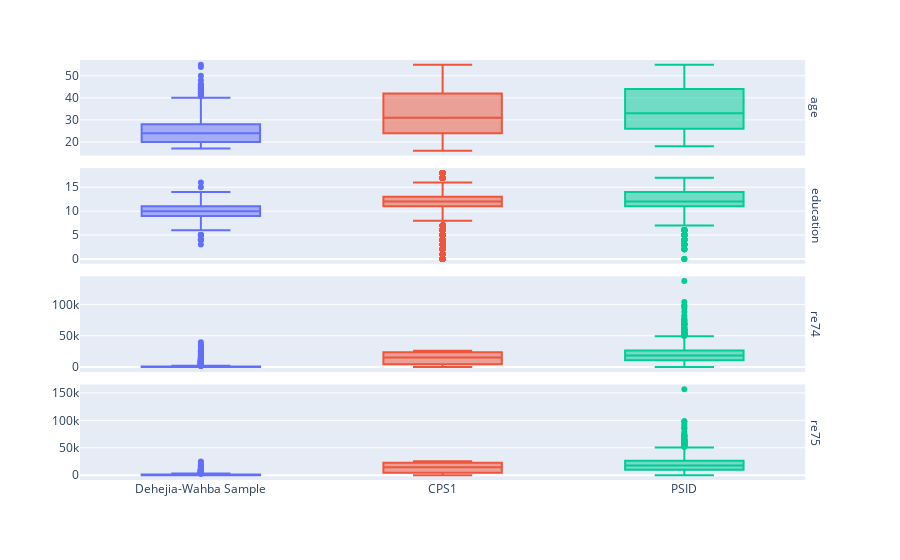

Notebook source saved alongside this figure:
### Code cell
(
    pd.concat([rct_data,observational_data])
    .pipe(pu.continuous_variables_to_boxplot_format, population_assign, continuous_col_list=lalonde_continuous_variables)
    .pipe(pu.adjusted_boxplot_per_groups, population_assign)
)

### Figure 1 — Plotly figure (JSON) as saved in the notebook; plotly's stock layout.template omitted (floating-point values rounded to 4 significant figures; data arrays with more than 128 entries replaced by an {"elided": "..."} marker saying what was removed)
{"data": [{"alignmentgroup": "True", "hovertemplate": "data_id=%{x}<br>variable=age<br>value=%{y}<extra></extra>", "legendgroup": "Dehejia-Wahba Sample", "marker": {"color": "#636efa"}, "name": "Dehejia-Wahba Sample", "notched": false, "offsetgroup": "Dehejia-Wahba Sample", "orientation": "v", "showlegend": true, "type": "box", "x": {"elided": "445 str values"}, "x0": " ", "xaxis": "x4", "y": {"elided": "445 int values"}, "y0": " ", "yaxis": "y4"}, {"alignmentgroup": "True", "hovertemplate": "data_id=%{x}<br>variable=education<br>value=%{y}<extra></extra>", "legendgroup": "Dehejia-Wahba Sample", "marker": {"color": "#636efa"}, "name": "Dehejia-Wahba Sample", "notched": false, "offsetgroup": "Dehejia-Wahba Sample", "orientation": "v", "showlegend": false, "type": "box", "x": {"elided": "445 str values"}, "x0": " ", "xaxis": "x3", "y": {"elided": "445 int values"}, "y0": " ", "yaxis": "y3"}, {"alignmentgroup": "True", "hovertemplate": "data_id=%{x}<br>variable=re74<br>value=%{y}<extra></extra>", "legendgroup": "Dehejia-Wahba Sample", "marker": {"color": "#636efa"}, "name": "Dehejia-Wahba Sample", "notched": false, "offsetgroup": "Dehejia-Wahba Sample", "orientation": "v", "showlegend": false, "type": "box", "x": {"elided": "445 str values"}, "x0": " ", "xaxis": "x2", "y": {"elided": "445 float values"}, "y0": " ", "yaxis": "y2"}, {"alignmentgroup": "True", "hovertemplate": "data_id=%{x}<br>variable=re75<br>value=%{y}<extra></extra>", "legendgroup": "Dehejia-Wahba Sample", "marker": {"color": "#636efa"}, "name": "Dehejia-Wahba Sample", "notched": false, "offsetgroup": "Dehejia-Wahba Sample", "orientation": "v", "showlegend": false, "type": "box", "x": {"elided": "445 str values"}, "x0": " ", "xaxis": "x", "y": {"elided": "445 float values"}, "y0": " ", "yaxis": "y"}, {"alignmentgroup": "True", "hovertemplate": "data_id=%{x}<br>variable=age<br>value=%{y}<extra></extra>", "legendgroup": "CPS1", "marker": {"color": "#EF553B"}, "name": "CPS1", "notched": false, "offsetgroup": "CPS1", "orientation": "v", "showlegend": true, "type": "box", "x": {"elided": "15992 str values"}, "x0": " ", "xaxis": "x4", "y": {"elided": "15992 int values"}, "y0": " ", "yaxis": "y4"}, {"alignmentgroup": "True", "hovertemplate": "data_id=%{x}<br>variable=education<br>value=%{y}<extra></extra>", "legendgroup": "CPS1", "marker": {"color": "#EF553B"}, "name": "CPS1", "notched": false, "offsetgroup": "CPS1", "orientation": "v", "showlegend": false, "type": "box", "x": {"elided": "15992 str values"}, "x0": " ", "xaxis": "x3", "y": {"elided": "15992 int values"}, "y0": " ", "yaxis": "y3"}, {"alignmentgroup": "True", "hovertemplate": "data_id=%{x}<br>variable=re74<br>value=%{y}<extra></extra>", "legendgroup": "CPS1", "marker": {"color": "#EF553B"}, "name": "CPS1", "notched": false, "offsetgroup": "CPS1", "orientation": "v", "showlegend": false, "type": "box", "x": {"elided": "15992 str values"}, "x0": " ", "xaxis": "x2", "y": {"elided": "15992 float values"}, "y0": " ", "yaxis": "y2"}, {"alignmentgroup": "True", "hovertemplate": "data_id=%{x}<br>variable=re75<br>value=%{y}<extra></extra>", "legendgroup": "CPS1", "marker": {"color": "#EF553B"}, "name": "CPS1", "notched": false, "offsetgroup": "CPS1", "orientation": "v", "showlegend": false, "type": "box", "x": {"elided": "15992 str values"}, "x0": " ", "xaxis": "x", "y": {"elided": "15992 float values"}, "y0": " ", "yaxis": "y"}, {"alignmentgroup": "True", "hovertemplate": "data_id=%{x}<br>variable=age<br>value=%{y}<extra></extra>", "legendgroup": "PSID", "marker": {"color": "#00cc96"}, "name": "PSID", "notched": false, "offsetgroup": "PSID", "orientation": "v", "showlegend": true, "type": "box", "x": {"elided": "2490 str values"}, "x0": " ", "xaxis": "x4", "y": {"elided": "2490 int values"}, "y0": " ", "yaxis": "y4"}, {"alignmentgroup": "True", "hovertemplate": "data_id=%{x}<br>variable=education<br>value=%{y}<extra></extra>", "legendgroup": "PSID", "marker": {"color": "#00cc96"}, "name": "PSID", "notched": false, "offsetgroup": "PSID", "orientation": "v", "showlegend": false, "type": "box", "x": {"elided": "2490 str values"}, "x0": " ", "xaxis": "x3", "y": {"elided": "2490 int values"}, "y0": " ", "yaxis": "y3"}, {"alignmentgroup": "True", "hovertemplate": "data_id=%{x}<br>variable=re74<br>value=%{y}<extra></extra>", "legendgroup": "PSID", "marker": {"color": "#00cc96"}, "name": "PSID", "notched": false, "offsetgroup": "PSID", "orientation": "v", "showlegend": false, "type": "box", "x": {"elided": "2490 str values"}, "x0": " ", "xaxis": "x2", "y": {"elided": "2490 float values"}, "y0": " ", "yaxis": "y2"}, {"alignmentgroup": "True", "hovertemplate": "data_id=%{x}<br>variable=re75<br>value=%{y}<extra></extra>", "legendgroup": "PSID", "marker": {"color": "#00cc96"}, "name": "PSID", "notched": false, "offsetgroup": "PSID", "orientation": "v", "showlegend": false, "type": "box", "x": {"elided": "2490 str values"}, "x0": " ", "xaxis": "x", "y": {"elided": "2490 float values"}, "y0": " ", "yaxis": "y"}], "layout": {"annotations": [{"font": {}, "showarrow": false, "text": "re75", "textangle": 90, "x": 0.98, "xanchor": "left", "xref": "paper", "y": 0.1138, "yanchor": "middle", "yref": "paper"}, {"font": {}, "showarrow": false, "text": "re74", "textangle": 90, "x": 0.98, "xanchor": "left", "xref": "paper", "y": 0.3712, "yanchor": "middle", "yref": "paper"}, {"font": {}, "showarrow": false, "text": "education", "textangle": 90, "x": 0.98, "xanchor": "left", "xref": "paper", "y": 0.6288, "yanchor": "middle", "yref": "paper"}, {"font": {}, "showarrow": false, "text": "age", "textangle": 90, "x": 0.98, "xanchor": "left", "xref": "paper", "y": 0.8862, "yanchor": "middle", "yref": "paper"}], "boxmode": "overlay", "legend": {"title": {"text": "data_id"}, "tracegroupgap": 0}, "margin": {"t": 60}, "showlegend": false, "xaxis": {"anchor": "y", "categoryarray": ["Dehejia-Wahba Sample", "CPS1", "PSID"], "categoryorder": "array", "domain": [0, 0.98], "title": {"text": ""}}, "xaxis2": {"anchor": "y2", "domain": [0, 0.98], "matches": "x", "showticklabels": false, "title": {"text": ""}}, "xaxis3": {"anchor": "y3", "domain": [0, 0.98], "matches": "x", "showticklabels": false, "title": {"text": ""}}, "xaxis4": {"anchor": "y4", "domain": [0, 0.98], "matches": "x", "showticklabels": false, "title": {"text": ""}}, "yaxis": {"anchor": "x", "domain": [0, 0.2275], "title": {"text": ""}}, "yaxis2": {"anchor": "x2", "domain": [0.2575, 0.485], "title": {"text": ""}}, "yaxis3": {"anchor": "x3", "domain": [0.515, 0.7425], "title": {"text": ""}}, "yaxis4": {"anchor": "x4", "domain": [0.7725, 1], "title": {"text": ""}}}}
